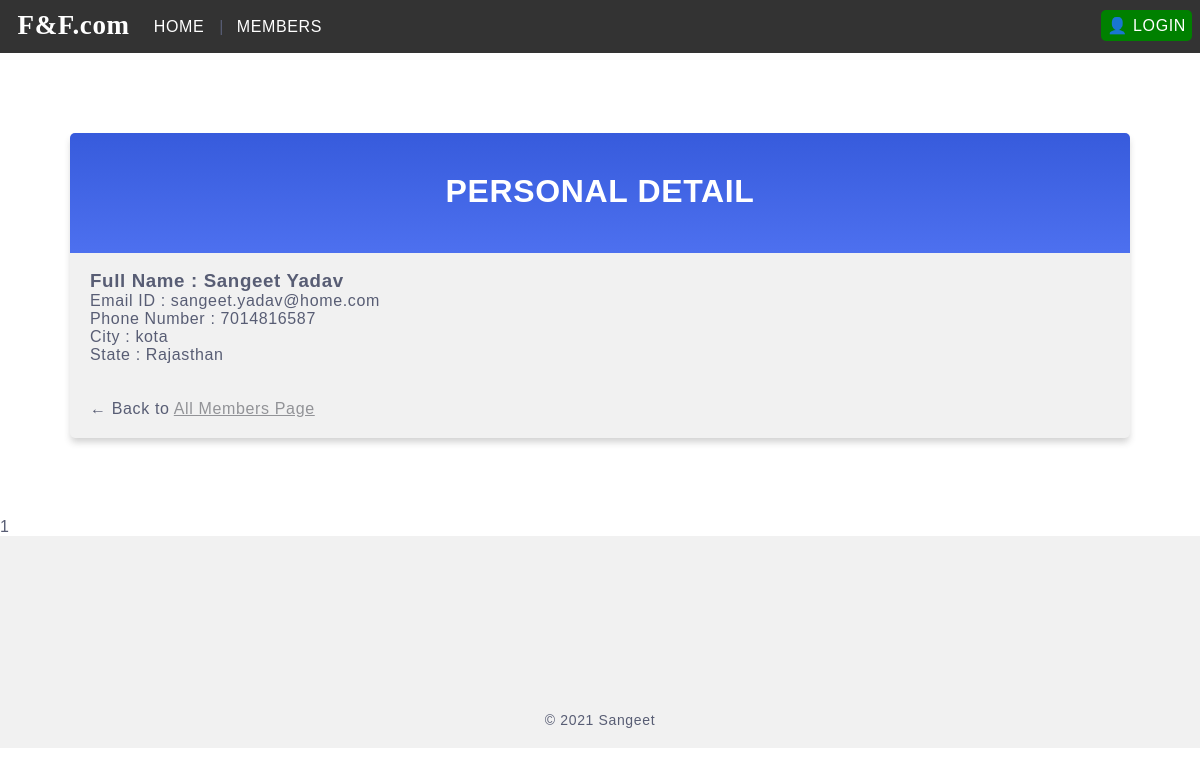
The app's page /members/details/1 with its own data.
### members/models.py (models this page shows)
class Member(models.Model):
    user = models.ForeignKey(User, on_delete=models.CASCADE, default=1)
    first_name = models.CharField(max_length=255)
    last_name = models.CharField(max_length=255)
    email = models.EmailField(null=True)
    phone = models.CharField(max_length=10, null=True)
    city = models.CharField(max_length=255, default='kota')
    state = models.CharField(max_length=20, default='Rajasthan')
    class Meta:
        verbose_name_plural = 'Membars'

### members/views.py (the view)
# urls.py: path('members/details/<int:id>', views.details, name='details'),
def details(request, id):
    template = loader.get_template('details.html')
    member = Member.objects.get(id=id)
    context = {
        'member' : member,
    }
    return HttpResponse(template.render(context,request))

### members/templates/details.html (shortened to what this page needs)
{% extends 'master.html' %}
{% block content %}
    <div class="mycard">
        <h1>PERSONAL DETAIL</h1>
        <h3>Full Name : {{member.first_name}} {{member.last_name}}</h3>
        <p>Email ID : {{member.email}}</p>
        <p>Phone Number : {{member.phone}}</p>
        <p>City : {{member.city}}</p>
        <p>State : {{member.state}}</p>
        <br><br>
        <p>&larr; Back to <a href="/members">All Members Page</a></p>
    </div>1
{% endblock %}

### mystaticfiles/myglobal.css (style rules this page uses)
* { margin:0; font-family: 'Source Sans Pro', sans-serif; letter-spacing: 0.64px; color: #585d74; }
.mycard { background-color: #f1f1f1; background-image: linear-gradient(to bottom, #375BDC, #4D70EF); background-size: 100% 120px; background-repeat: no-repeat; margin: 80px auto; width: 85%; border-radius: 5px; box-shadow: 0 5px 7px -1px rgba(51, 51, 51, 0.23); padding: 20px; }
.mycard h1 { text-align: center; color:#ffffff; margin:20px 0 60px 0; }
a:link, a:visited { color: #929397; }

### records on screen
Member: first_name "Sangeet", last_name "Yadav", email "sangeet.yadav@home.com", phone "7014816587", city "kota", state "Rajasthan"
